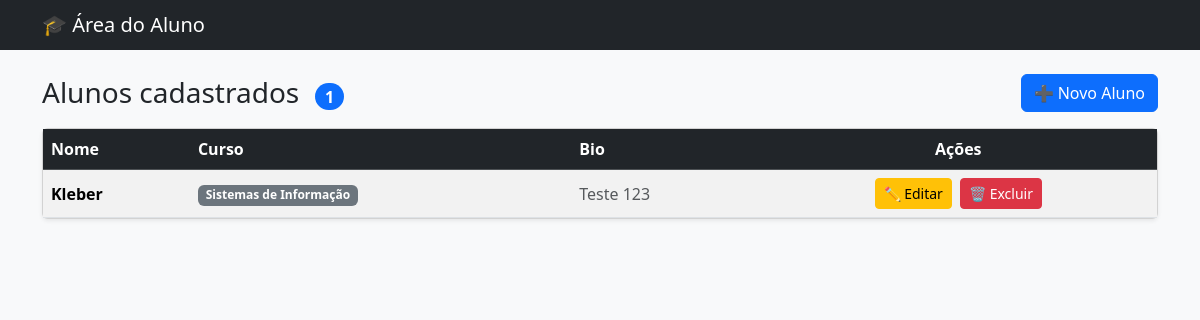
The page /aluno/ on the database as committed earlier.
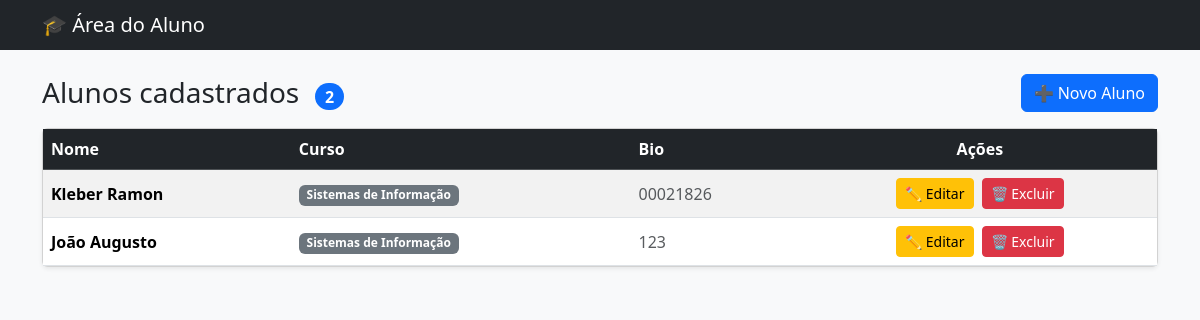
The same page on the database as committed later.
### aluno/models.py (models this page shows, shortened)
class Aluno(models.Model):
    nome = models.CharField(max_length=100)
    curso = models.CharField(max_length=100)
    bio = models.TextField(blank=True)

### aluno/views.py (the view)
# urls.py: path('',                  views.aluno,         name='aluno'),
def aluno(request):
    alunos = Aluno.objects.all()
    return render(request, 'aluno.html', {'alunos': alunos})

### aluno/templates/aluno.html (shortened to what this page needs)
<!DOCTYPE html>
<html lang="pt-br">
<head>
    <link href="https://cdn.jsdelivr.net/npm/bootstrap@5.3.3/dist/css/bootstrap.min.css" rel="stylesheet">
</head>
<body class="bg-light">
    <nav class="navbar navbar-dark bg-dark mb-4">
        <div class="container">
            <span class="navbar-brand mb-0 h1">🎓 Área do Aluno</span>
        </div>
    </nav>
    <main class="container pb-5">
        <div class="d-flex justify-content-between align-items-center mb-3">
            <h1 class="h3 mb-0">Alunos cadastrados
                <span class="badge bg-primary rounded-pill fs-6 ms-2">{{ alunos|length }}</span>
            </h1>
            <a href="{% url 'criar_aluno' %}" class="btn btn-primary">➕ Novo Aluno</a>
        </div>
        {% if alunos %}
        <div class="card shadow-sm">
            <div class="table-responsive">
                <table class="table table-striped table-hover align-middle mb-0">
                    <thead class="table-dark">
                        <tr>
                            <th>Nome</th>
                            <th>Curso</th>
                            <th>Bio</th>
                            <th class="text-center">Ações</th>
                        </tr>
                    </thead>
                    <tbody>
                        {% for aluno in alunos %}
                        <tr>
                            <td class="fw-semibold">{{ aluno.nome }}</td>
                            <td><span class="badge bg-secondary">{{ aluno.curso }}</span></td>
                            <td class="text-muted">{{ aluno.bio|default:"—" }}</td>
                            <td class="text-center">
                                <a href="{% url 'editar_aluno' aluno.pk %}" class="btn btn-sm btn-warning me-1">✏️ Editar</a>
                                <a href="{% url 'excluir_aluno' aluno.pk %}" class="btn btn-sm btn-danger">🗑️ Excluir</a>
                            </td>
                        </tr>
                        {% endfor %}
                    </tbody>
                </table>
            </div>
        </div>
        {% else %}
        <div class="alert alert-warning" role="alert">
            Nenhum aluno cadastrado ainda.
            <a href="{% url 'criar_aluno' %}" class="alert-link">Cadastre o primeiro!</a>
        </div>
        {% endif %}
    </main>
</body>
</html>

Rows that differ between the two databases and show on the page:
removed Aluno: nome "Kleber", curso "Sistemas de Informação", bio "Teste 123"
added Aluno: nome "Kleber Ramon", curso "Sistemas de Informação", bio "00021826"
added Aluno: nome "João Augusto", curso "Sistemas de Informação", bio "123"
Other text that changed with them:
{{ alunos|length }}: "1" → "2"
